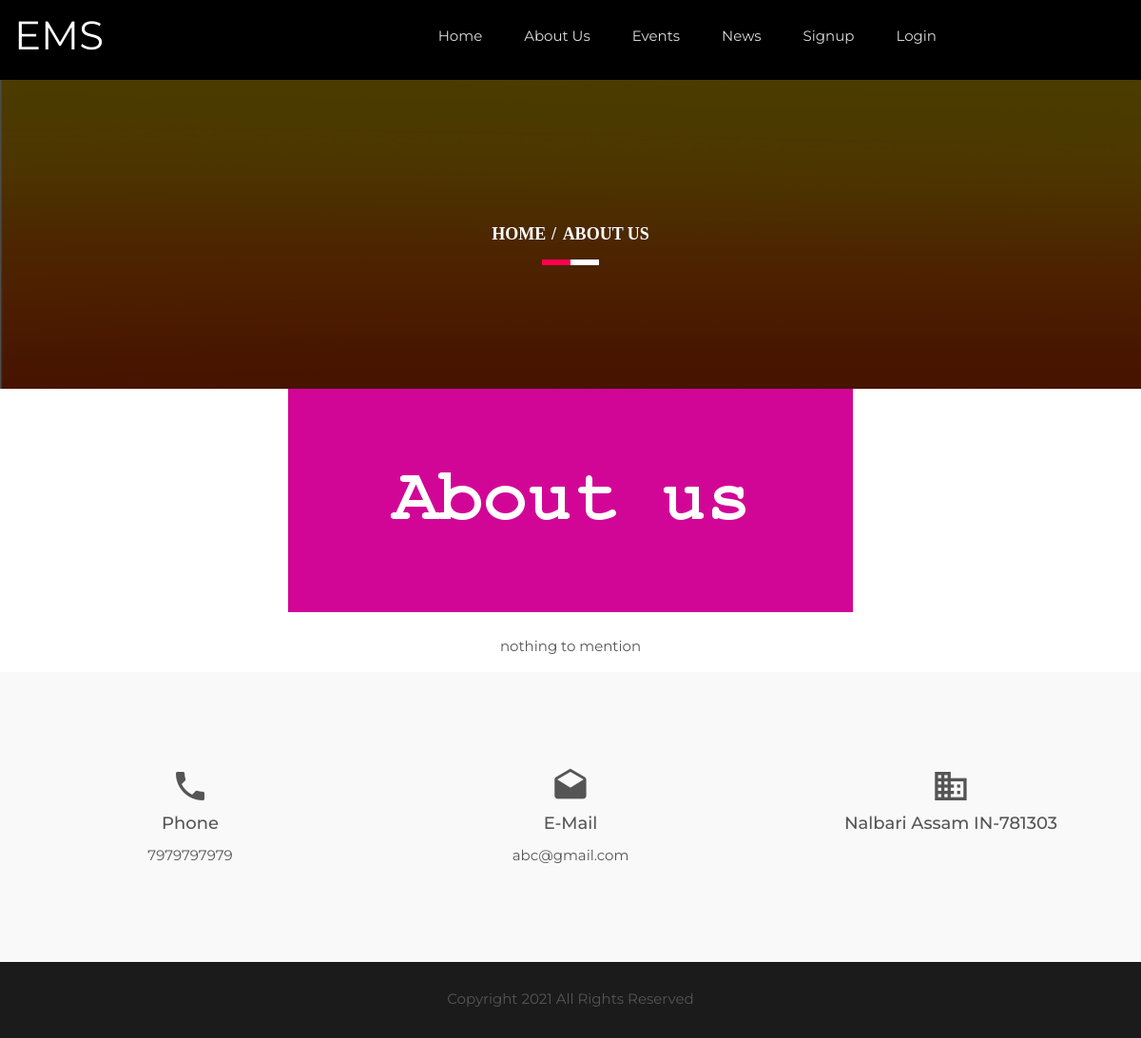
The page /about-us.php on the database its author committed.
### tables this page shows
CREATE TABLE IF NOT EXISTS `tblgenralsettings` (
  `id` int(11) NOT NULL AUTO_INCREMENT,
  `SiteName` varchar(200) DEFAULT NULL,
  `PhoneNumber` bigint(12) DEFAULT NULL,
  `EmailId` varchar(255) DEFAULT NULL,
  `address` mediumtext,
  `footercontent` mediumtext,
  `LastUpdationDate` timestamp NULL DEFAULT NULL ON UPDATE CURRENT_TIMESTAMP,
  PRIMARY KEY (`id`)
);

CREATE TABLE IF NOT EXISTS `tblpages` (
  `id` int(11) NOT NULL AUTO_INCREMENT,
  `PageType` varchar(255) DEFAULT NULL,
  `PageDetails` mediumtext,
  `LastupdationDate` timestamp NULL DEFAULT NULL ON UPDATE CURRENT_TIMESTAMP,
  PRIMARY KEY (`id`)
);

### about-us.php (the view, shortened to what this page needs)
<?php
include('includes/config.php');
?>
<!doctype html>
<html class="no-js" lang="en">
    <head>
        <link rel="stylesheet" href="css/bootstrap.min.css">
        <link rel="stylesheet" href="css/animate.css">
        <link rel="stylesheet" href="css/meanmenu.min.css">
        <link rel="stylesheet" href="css/owl.carousel.css">
        <link rel="stylesheet" href="css/icofont.css">
        <link rel="stylesheet" href="css/nivo-slider.css">
        <link rel="stylesheet" href="css/animate-text.css">
        <link rel="stylesheet" href="css/material-design-iconic-font.min.css">
		<link rel="stylesheet" href="style.css">
        <link rel="stylesheet" href="css/responsive.css">
		<link href="css/color/skin-default.css" rel="stylesheet">
    </head>
    <body>
         <div class="wrapper waraper-404">
           <div id="home" class="header-slider-area">
        <?php include_once('includes/header.php');?>
            </div>
            <div class="breadcumb-area bg-overlay">
                <div class="container">
                    <ol class="breadcrumb">
                        <li><a href="index.php">Home</a></li>
                        <li class="active">About us
                        </li>
                    </ol>
                </div>
            </div>
            <div class="area-404 fix">
                <div class="container ptb50">
                    <div class="row">
                        <div class="col-xs-12 text-center">
                            <img src="img/aboutus.png" alt="About us">
 <?php
 $ptype="aboutus";
$ret = "select  PageDetails from tblpages where PageType=:ptype";
$query = $dbh -> prepare($ret);
$query -> bindParam(':ptype',$ptype, PDO::PARAM_STR);
$query->execute();
$results=$query->fetchAll(PDO::FETCH_OBJ);
if($query->rowCount() > 0)
{
foreach($results as $row)
{ ?>
<p style="margin-top:2%"><?php echo $row->PageDetails;?></p>
                    <?php }} ?>
                        </div>
                    </div>
                </div>
            </div>
<?php include_once('includes/footer.php');?>
         </div>
    </body>
</html>

### includes/header.php (shortened to what this page needs)
<?php
$ret = "Select  SiteName from tblgenralsettings ";
$querys = $dbh -> prepare($ret);
$querys->execute();
$resultss=$querys->fetchAll(PDO::FETCH_OBJ);
if($querys->rowCount() > 0)
{
foreach($resultss as $rows)
{ ?>
   <div id="home" class="header-slider-area">
                <div class="header-area header-2">
                    <div id="sticker" class="logo-menu-area header-area-2">
                        <div class="container hidden-xs">
                            <div class="row">
                                <div class="col-md-2 col-sm-3">
                                    <div class="logo">
                                        <a href="index.php" style="font-size:42px; color:#fff"><?php echo htmlentities($rows->SiteName);?></a>
                                    </div>
                                </div>
                                <div class="col-md-8 col-sm-9">
                                    <div class="main-menu text-right">
                                        <nav>
                                            <ul id="nav">
                                                <li><a class="smooth-scroll" href="index.php">Home</a></li>
                                                <li><a class="smooth-scroll" href="about-us.php">About Us</a></li>
                                                <li><a class="smooth-scroll" href="all-events.php">Events</a></li>
                                                <li><a class="smooth-scroll" href="news.php">News</a></li>
                                                <?php if(strlen($_SESSION['usrid']==0)){?>
                                                <li><a class="smooth-scroll" href="signup.php">Signup</a></li>
                                                 <li><a class="smooth-scroll" href="signin.php">Login</a></li>
                                             <?php } else {?>
<li><a class="smooth-scroll" href="profile.php">My Account</a></li>
                                             <?php } ?>
                                            </ul>
                                        </nav>
                                    </div>
                                </div>
                                </div>
                            </div>
                        </div>
                    </div>
                    <?php }} ?>

### includes/footer.php (shortened to what this page needs)
<?php
$ret = "Select  PhoneNumber,address,EmailId,footercontent from tblgenralsettings ";
$querys = $dbh -> prepare($ret);
$querys->execute();
$resultss=$querys->fetchAll(PDO::FETCH_OBJ);
if($querys->rowCount() > 0)
{
foreach($resultss as $rows)
{ ?>
 <div class="information-area off-white ptb100">
                    <div class="container">
                        <div class="row">
                            <div class="col-md-4 col-sm-3 col-xs-12">
                                <div class="single-information text-center">
                                    <div class="info-icon">
                                        <i class="zmdi zmdi-phone"></i>
                                    </div>
                                    <h4>Phone</h4>
                                    <p><?php echo htmlentities($rows->PhoneNumber);?></p>
                                </div>
                            </div>
                            <div class="col-md-4 col-sm-3 col-xs-12">
                                <div class="single-information text-center">
                                    <div class="info-icon">
                                        <i class="zmdi zmdi-email-open"></i>
                                    </div>
                                    <h4>E-Mail</h4>
                                    <p><a href="mailto:company@email.com"><?php echo htmlentities($rows->EmailId);?></a></p>
                                </div>
                            </div>
                            <div class="col-md-4 col-sm-3 col-xs-12">
                                <div class="single-information text-center">
                                    <div class="info-icon">
                                        <i class="zmdi zmdi-city-alt"></i>
                                    </div>
                                    <h4><?php echo htmlentities($rows->address);?></h4>
                                </div>
                            </div>
                        </div>
                    </div>
                </div>
            <div class="footer-area" align="center">
                <div class="container">
                    <div class="row">
                        <div class="col-md-12 col-sm-6 col-xs-12">
                            <div class="social-area">
                             <?php echo htmlentities($rows->footercontent);?>
                            </div>
                        </div>
                    </div>
                </div>
            </div>
            <?php }} ?>

### style.css (style rules this page uses)
.container { width: 1200px }
html, body { height: 100%; font-family: 'Montserrat', sans-serif; font-size: 15px; color: #555; line-height: 25px; }
img { max-width: 100%; height: auto; }
.fix { overflow: hidden }
p { margin: 0 0 15px }
h1, h2, h3, h4, h5, h6 { margin: 0 0 10px }
a { -webkit-transition: all 0.3s ease 0s; transition: all 0.3s ease 0s; text-decoration: none; color: #555; }
ul { list-style: outside none none; margin: 0; padding: 0; }
.ptb100 { padding: 100px 0 }
.off-white { background: #f9f9f9 }
.wrapper { background: #fff }
ul li { display: inline-block }
.main-menu ul li a { color: #ddd }
.logo-menu-area { padding: 35px 0 }
.main-menu ul li { margin-right: 40px }
.main-menu ul li:last-child { margin: 0 }
.header-area { left: 0; position: absolute; top: 0; width: 100%; z-index: 999; }
.header-slider-area { position: relative }
.bg-overlay { position: relative; z-index: 1; }
.bg-overlay:before { background: #000 none repeat scroll 0 0; content: ""; height: 100%; left: 0; opacity: 0.85; -ms-filter: "progid:DXImageTransform.Microsoft.Alpha(Opacity=85)"; position: absolute; top: 0; width: 100%; z-index: -1; }
.breadcumb-area.bg-overlay:before { opacity: 0.7; -ms-filter: "progid:DXImageTransform.Microsoft.Alpha(Opacity=70)"; }
.info-icon { font-size: 40px; margin-bottom: 10px; }
.single-information > p { margin-bottom: 5px }
.single-information p:last-child { margin: 0 }
.footer-area { background: #1b1b1b none repeat scroll 0 0; height: 80px; line-height: 78px; }
.header-2 { background: #000 none repeat scroll 0 0; position: static; }
.breadcumb-area { background: rgba(0, 0, 0, 0) url("img/bg.png") repeat scroll 0 0; padding: 150px 0; text-align: center; }
.breadcrumb { background-color: transparent; border-radius: 0; list-style: outside none none; margin-bottom: 0; padding: 0; position: relative; }
.breadcrumb > li + li:before { color: #fff; font-weight: 700; padding: 0 2px; }
.breadcrumb a, .breadcrumb li.active { color: #fff }
.breadcrumb li { font-family: popins; font-size: 18px; font-weight: 700; text-transform: uppercase; }
.breadcrumb:before, .breadcrumb:after { background: #fff none repeat scroll 0 0; bottom: -20px; content: ""; height: 6px; left: 50%; position: absolute; -webkit-transform: translateX(-50%); transform: translateX(-50%); width: 60px; }
.breadcrumb:after { background: #ff004d none repeat scroll 0 0; -webkit-transform: translateX(-100%); transform: translateX(-100%); width: 30px; }
#sticker { right: 0; left: 0; }

### css/responsive.css (style rules this page uses)
@media (min-width: 1170px) and (max-width: 1400px) { .logo-menu-area { padding: 25px 0; } }

### css/color/skin-default.css (style rules this page uses)
.breadcrumb::after { background: #ff004d none repeat scroll 0 0; }

### rows shown on the page
tblgenralsettings: SiteName "EMS", PhoneNumber "7979797979", EmailId "abc@gmail.com", address "Nalbari Assam IN-781303", footercontent "Copyright 2021 All Rights Reserved"
tblpages: PageDetails "nothing to mention"
